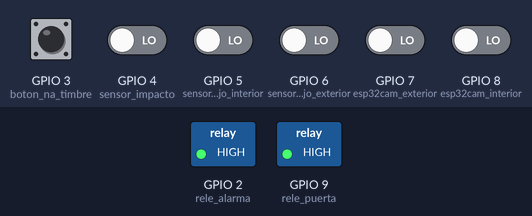
This sketch was run on a simulated ESP32-S3. Parts: switched loads named in the sketch (green lamp = pin HIGH). The inputs (shaded band) are chosen by the test bench; at power-on: GPIO 3 (boton_na_timbre), GPIO 4 (sensor_impacto), GPIO 5 (sensor_infrarrojo_interior), GPIO 6 (sensor_infrarrojo_exterior), GPIO 7 (esp32cam_exterior), GPIO 8 (esp32cam_interior) LOW.

Above: at 1.2 s.
1.3 s: GPIO 3 (boton_na_timbre) pulled HIGH for 0.15 s
At 2.6 s:
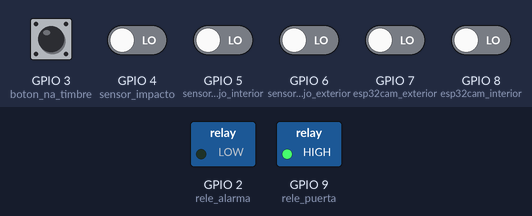
2.9 s: GPIO 3 (boton_na_timbre) pulled HIGH for 1 s
At 3.7 s:
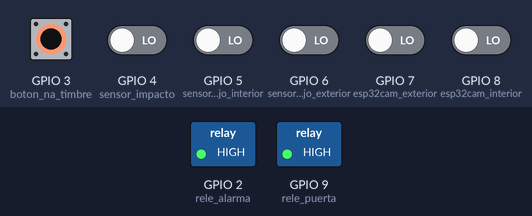
5.4 s: GPIO 7 (esp32cam_exterior) driven HIGH
At 5.8 s:
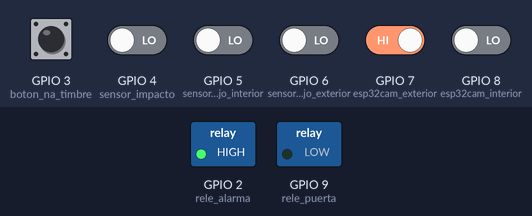
6.9 s: GPIO 4 (sensor_impacto) driven HIGH
At 10.74 s:
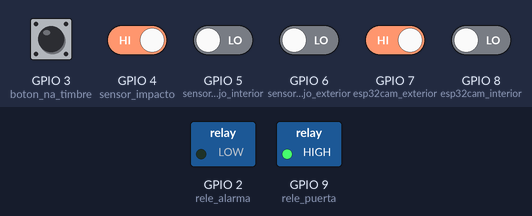
Timing chart, 0 to 10.9 s (numbered marks = the images above; inputs shaded):
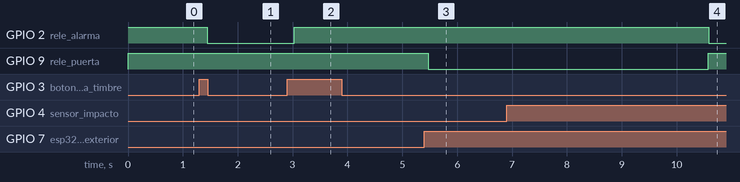

The sketch:

CodigoControl.ino
```cpp
const int rele_alarma = 2;
const int boton_na_timbre = 3;
const int sensor_impacto = 4;
const int sensor_infrarrojo_interior = 5;
const int sensor_infrarrojo_exterior = 6;
const int esp32cam_exterior = 7;
const int esp32cam_interior = 8;
const int rele_puerta = 9;
int activar_alarma = 0;
int valor_temporal_boton = 0;
int valor_real_boton;
int valor_real_sensor_impacto;
int valor_real_esp32cam_interior;
int valor_real_esp32cam_exterior;
int valor_real_sensor_infrarrojo_interior;
int valor_real_sensor_infrarrojo_exterior;


void setup() {
  // put your setup code here, to run once:
  Serial.begin(9600);
  pinMode(rele_alarma,OUTPUT);
  pinMode(rele_puerta,OUTPUT);
  pinMode(boton_na_timbre,INPUT);
  pinMode(sensor_impacto,INPUT);
  pinMode(esp32cam_interior,INPUT);
  pinMode(esp32cam_exterior,INPUT);
  pinMode(sensor_infrarrojo_interior,INPUT);
  pinMode(sensor_infrarrojo_exterior,INPUT);

  activar_alarma = 0;
  digitalWrite(rele_alarma,HIGH);
  digitalWrite(rele_puerta, HIGH);
}

void loop() {

// puerta
  valor_real_esp32cam_interior = digitalRead(esp32cam_interior);
  valor_real_esp32cam_exterior = digitalRead(esp32cam_exterior);
  delay(10);
  //Serial.println(valor_real_sensor_impacto);
  //Serial.println();
  if((valor_real_esp32cam_interior == HIGH  || valor_real_esp32cam_exterior == HIGH) && activar_alarma == 0){
    digitalWrite(rele_puerta, LOW);
    delay(5100);
    digitalWrite(rele_puerta, HIGH);
  }

// Sensor de Impacto
  valor_real_sensor_impacto = digitalRead(sensor_impacto);
  delay(10);
  //Serial.println(valor_real_sensor_impacto);
  //Serial.println();
  if(valor_real_sensor_impacto == HIGH  && activar_alarma == 0){
    digitalWrite(rele_alarma,LOW);
    activar_alarma = 1;
    delay(300);
  }

// Sensor Infrarrojo
  valor_real_sensor_infrarrojo_interior = digitalRead(sensor_infrarrojo_interior);
  valor_real_sensor_infrarrojo_exterior = digitalRead(sensor_infrarrojo_exterior);
  delay(50);
  //Serial.println(valor_real_sensor_infrarrojo_interior);
  //Serial.println();
  if((valor_real_sensor_infrarrojo_interior == HIGH || valor_real_sensor_infrarrojo_exterior == HIGH) && activar_alarma == 0){
    digitalWrite(rele_alarma,LOW);
    activar_alarma = 1;
    delay(300);
  }

// Boton
  valor_real_boton = digitalRead(boton_na_timbre);
  delay(50);
  // Serial.println(valor_real_boton);
  // Serial.println();
  if(valor_real_boton == 1 && valor_temporal_boton == 0){
    if(activar_alarma == 0){
      digitalWrite(rele_alarma,LOW);
      activar_alarma = 1;
      delay(30);
    } else{
      digitalWrite(rele_alarma,HIGH);
      activar_alarma = 0;
      delay(30);
    }

  }
  valor_temporal_boton = valor_real_boton;
  // Serial.println("activar alarma: ");
  // Serial.println(activar_alarma);
  // Serial.println();
  //delay(500);
}
```

Measured:
- after the input at 1.3 s, GPIO 2 (rele_alarma): HIGH → LOW after 0.14 s
- after the input at 2.9 s, GPIO 2 (rele_alarma): LOW → HIGH after 0.13 s
- after the input at 5.4 s, GPIO 9 (rele_puerta): HIGH → LOW after 0.07 s
- after the input at 6.9 s, GPIO 2 (rele_alarma): HIGH → LOW after 3.7 s
